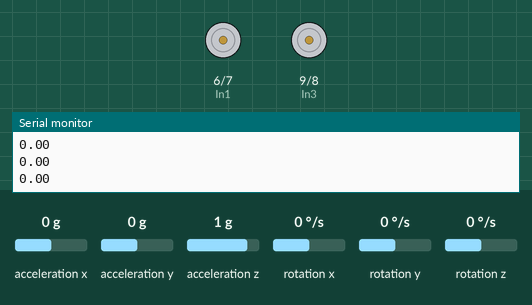
Recording of a sketch running on a simulated Arduino Leonardo, built with avr-gcc and run on an emulated ATmega32U4. Parts: motor-driver pin pairs drawn as motors (green arrow = first pin HIGH = forward, orange = second pin HIGH = backward, longer = more drive, scaled by the enable pin), the last lines printed to the serial monitor. The inputs (shaded band) are chosen by the test bench; at power-on: acceleration x 0 g, acceleration y 0 g, acceleration z 1 g, rotation x 0 °/s, rotation y 0 °/s, rotation z 0 °/s.

Above: at 1.2 s.
1.3 s: acceleration x set to -1.4 g
At 1.9 s:
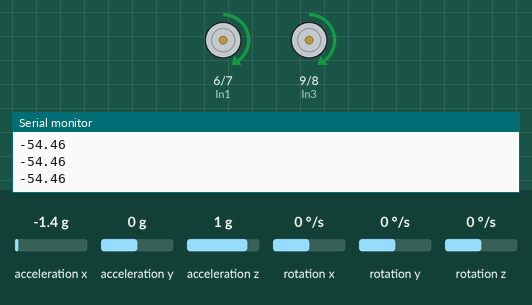
2.8 s: acceleration x set to -0.1 g
4.3 s: acceleration x set to 0.2 g
At 5.2 s:
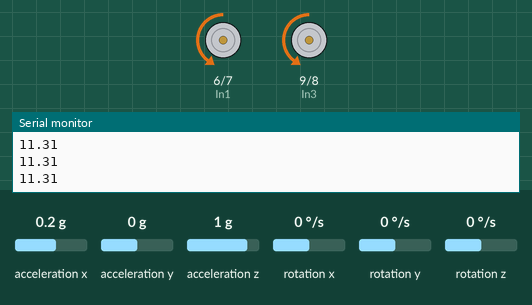
5.8 s: acceleration x set to -0.8 g
At 6.6 s:
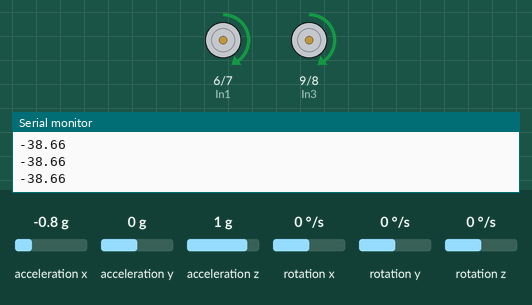
7.3 s: acceleration x set to 0.8 g
At 8.7 s:
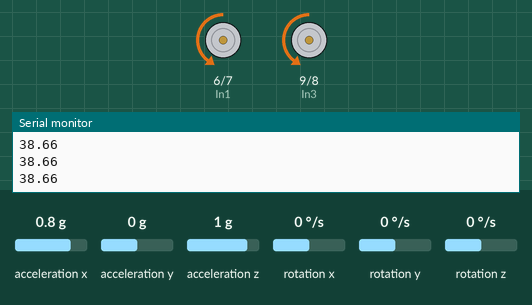
Timing chart, 0 to 9.8 s (numbered marks = the images above; inputs shaded):
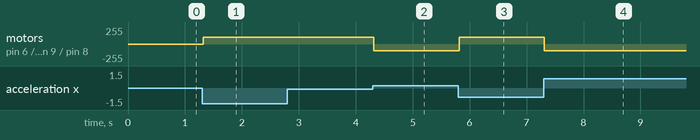

Measured:
- the behaviour switches between 0 and 0.1 g on acceleration x (found by bisection; images 1 and 2)
- after the input at 1.3 s, motor on pin 6 (In1) / pin 7 (In2), motor on pin 9 (In3) / pin 8 (In4): stopped → forward 100/255 at once
- after the input at 4.3 s, motor on pin 6 (In1) / pin 7 (In2), motor on pin 9 (In3) / pin 8 (In4): forward 100/255 → backward 100/255 at once
- after the input at 5.8 s, motor on pin 6 (In1) / pin 7 (In2), motor on pin 9 (In3) / pin 8 (In4): backward 100/255 → forward 100/255 at once
- after the input at 7.3 s, motor on pin 6 (In1) / pin 7 (In2), motor on pin 9 (In3) / pin 8 (In4): forward 100/255 → backward 100/255 at once

The sketch:

code_source.ino
```cpp
#include "Wire.h"  // Arduino Wire library
#include "I2Cdev.h"  //Installer ces 2 librairies
#include "MPU6050.h"
#include "math.h"

// AD0 low = 0x68 (default for InvenSense evaluation board)
// AD0 high = 0x69
MPU6050 accelgyro;

int16_t ax, ay, az;  //mesures brutes
int16_t gx, gy, gz;
float angle=0;

// motor initialization
int In1 = 6;
int In2 = 7;
int In3 = 9;
int In4 = 8;
int ENA = 10;
int ENB = 5;

void setup() {
  Wire.begin();  //I2C bus
  //Serial.begin(9600);
  Serial.begin(9600);
  while (!Serial) {
    ; // wait for serial port to connect. Needed for native USB (LEONARDO)
  }

  // initialize device
  accelgyro.initialize();

  // motor
  pinMode(In1,OUTPUT);
  pinMode(In2,OUTPUT);
  pinMode(In3,OUTPUT);
  pinMode(In4,OUTPUT);
  pinMode(ENA, OUTPUT);
  pinMode(ENB, OUTPUT);

  digitalWrite(In1,HIGH);
  digitalWrite(In2, LOW);
  digitalWrite(In3,HIGH);
  digitalWrite(In4, LOW);
}

void negativeState()
{
digitalWrite(In1 , HIGH);
digitalWrite(In2, LOW);
digitalWrite(In3, HIGH);
digitalWrite(In4,LOW);
analogWrite( ENA, 100);
analogWrite( ENB, 100);
}

void positiveState()
{
digitalWrite(In1 , LOW);
digitalWrite(In2, HIGH);
digitalWrite(In3, LOW);
digitalWrite(In4,HIGH);
analogWrite( ENA, 100);
analogWrite( ENB, 100);
}

void loop() {
  accelgyro.getMotion6(&ax, &ay, &az, &gx, &gy, &gz);
  angle= atan2((double)ax,(double)az )*180/PI; // 180/PI permet d'avoir la valeur en °
  Serial.println(angle);
  delay(10);

  // equilibrage
  if ( angle <= -5 )
  {
  negativeState();
  }
  else if ( angle >= 5 )
  {
  positiveState();
  }

}
```
